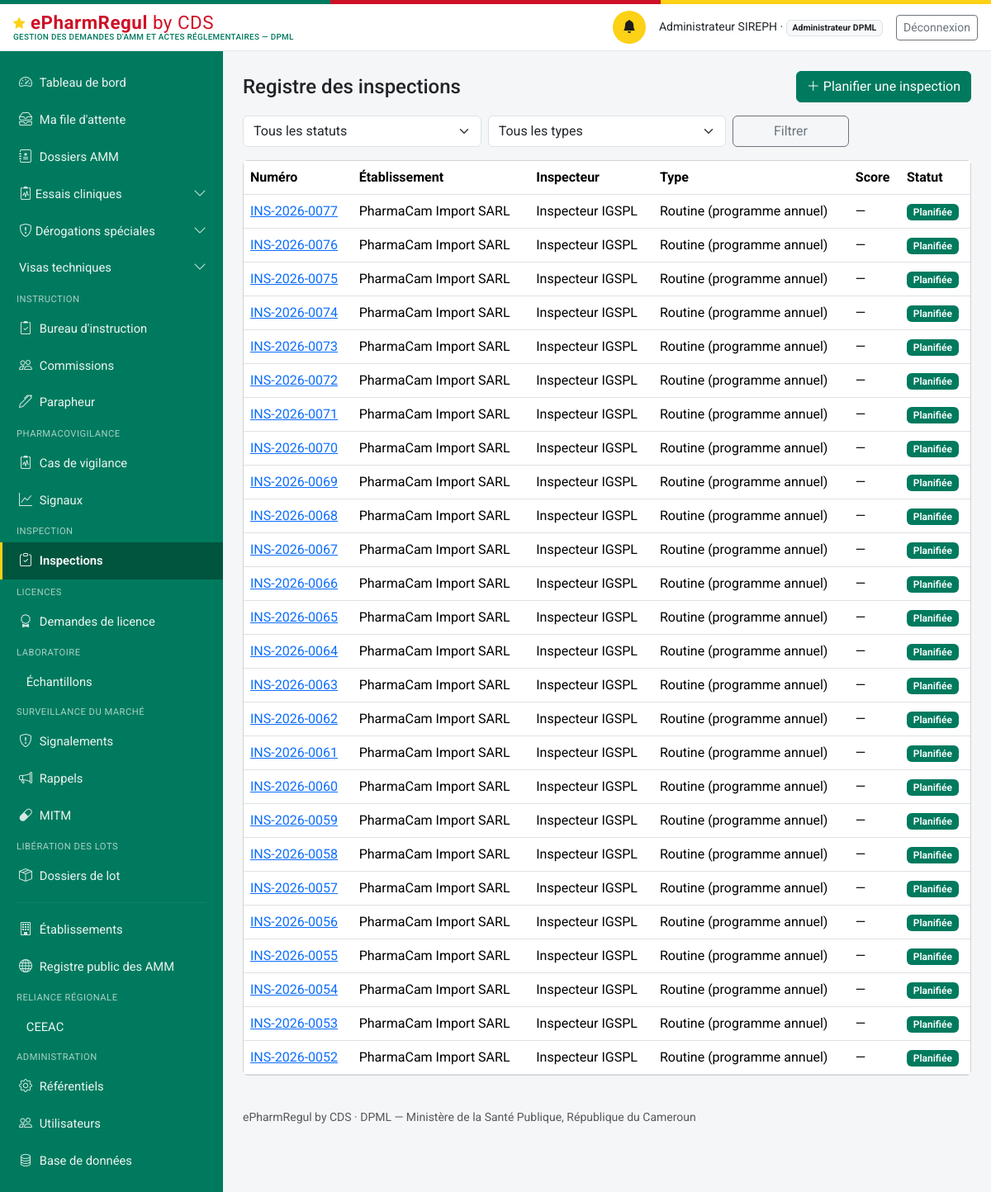
Before: /inspections (signed in) with the older database file.
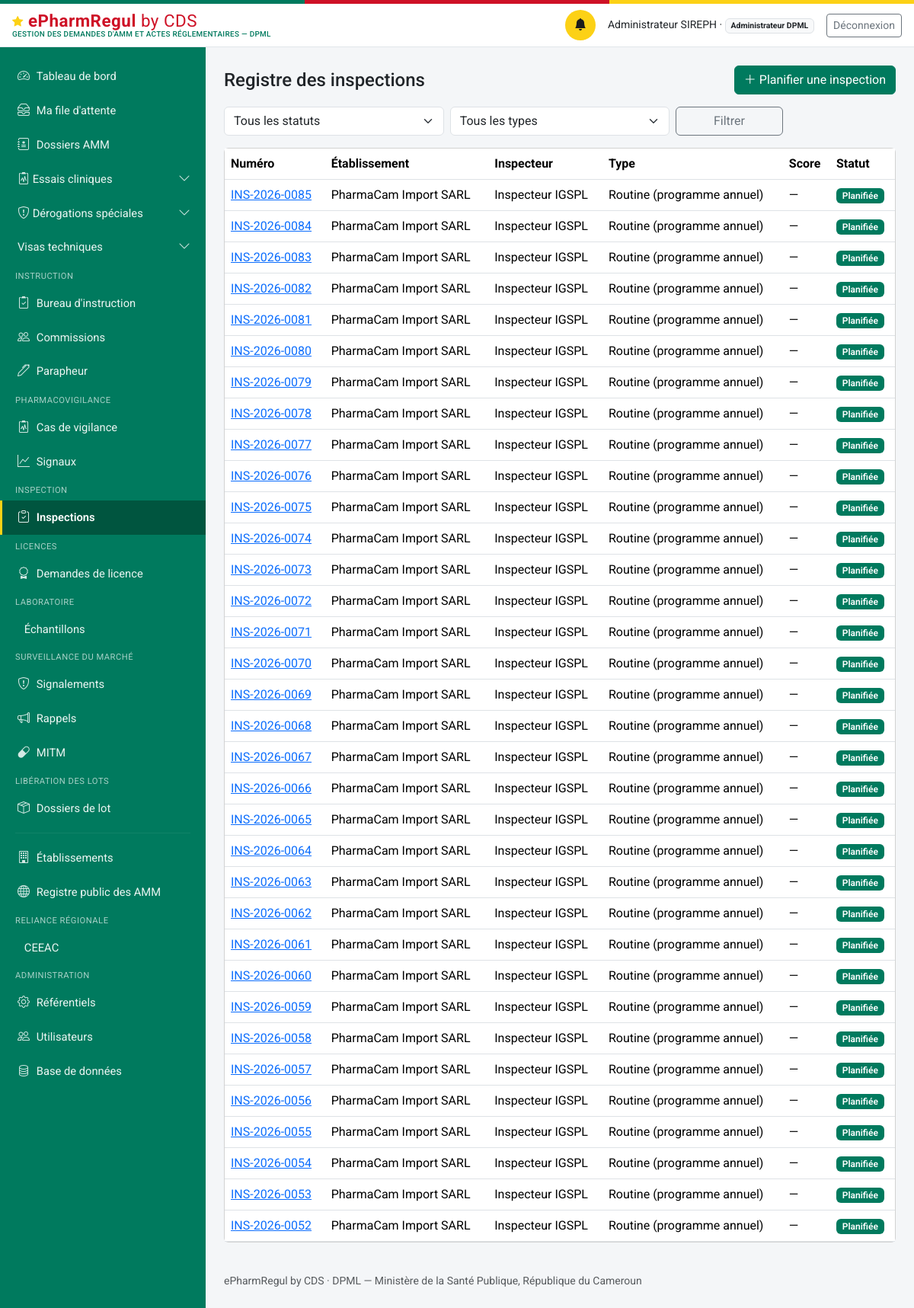
After: the same page with the newer database file.
### models.py (models this page shows, shortened)
class Personne(db.Model):
    id = db.Column(db.Integer, primary_key=True)
    nom_complet = db.Column(db.String(200), nullable=False)
    email = db.Column(db.String(150), unique=True, nullable=False)  # identifiant de connexion
    password_hash = db.Column(db.String(255), nullable=False)
    role_systeme = db.Column(db.String(50), nullable=False)
    etablissement_rattachement_id = db.Column(db.Integer, db.ForeignKey("etablissement.id"), nullable=True)
    contact = db.Column(db.String(200))
    statut_compte = db.Column(db.String(20), nullable=False, default="actif")
    date_creation = db.Column(db.DateTime, default=datetime.utcnow)
    etablissement = db.relationship("Etablissement", foreign_keys=[etablissement_rattachement_id])
    @property
    def role_label(self):
        from permissions import ROLES
        return ROLES.get(self.role_systeme, self.role_systeme)
    @property
    def niveau(self):
        from permissions import niveau
        return niveau(self)
    @property
    def est_externe(self):
        from permissions import est_externe
        return est_externe(self.role_systeme)

class Inspection(db.Model):
    id = db.Column(db.Integer, primary_key=True)
    numero = db.Column(db.String(30), unique=True, nullable=False)  # INS-{annee}-{seq4}
    etablissement_id = db.Column(db.Integer, db.ForeignKey("etablissement.id"), nullable=False)
    inspecteur_id = db.Column(db.Integer, db.ForeignKey("personne.id"), nullable=False)
    type = db.Column(db.String(30), nullable=False, default="routine")
    date_planifiee = db.Column(db.Date, nullable=True)
    date_realisee = db.Column(db.DateTime, nullable=True)
    grille_json = db.Column(db.Text, default="[]")  # liste de GrilleItem, voir grille_ri.py
    score_conformite = db.Column(db.Integer, nullable=True)
    statut = db.Column(db.String(30), nullable=False, default="planifiee")
    plan_action = db.Column(db.Text, nullable=True)
    date_echeance_plan_action = db.Column(db.Date, nullable=True)
    non_conformite_grave = db.Column(db.Boolean, nullable=False, default=False)
    inspection_precedente_id = db.Column(db.Integer, db.ForeignKey("inspection.id"), nullable=True)  # suivi_programme
    date_creation = db.Column(db.DateTime, default=datetime.utcnow)
    date_maj = db.Column(db.DateTime, default=datetime.utcnow, onupdate=datetime.utcnow)
    etablissement = db.relationship("Etablissement", foreign_keys=[etablissement_id])
    inspecteur = db.relationship("Personne", foreign_keys=[inspecteur_id])
    inspection_precedente = db.relationship("Inspection", remote_side=[id])
    @property
    def grille(self):
        return json.loads(self.grille_json or "[]")

class Etablissement(db.Model):
    id = db.Column(db.Integer, primary_key=True)
    raison_sociale = db.Column(db.String(255), nullable=False)
    type = db.Column(db.String(40), nullable=False)
    adresse = db.Column(db.String(500))
    latitude = db.Column(db.Float, nullable=True)   # géolocalisation — exploité par le futur module RI
    longitude = db.Column(db.Float, nullable=True)
    statut_licence = db.Column(db.String(20), nullable=False, default="en_instruction")
    date_expiration_licence = db.Column(db.Date, nullable=True)
    pharmacien_responsable_id = db.Column(db.Integer, db.ForeignKey("personne.id"), nullable=True)
    categorie_activite = db.Column(db.String(30), nullable=True)
    pharmacien_responsable = db.relationship("Personne", foreign_keys=[pharmacien_responsable_id])

### routes_ri.py (the view)
@ri_bp.route("/inspections")
@login_required
@roles_required(*ROLES_RI)
def registre():
    executer_verifications_delais_ri()
    q = Inspection.query
    statut = request.args.get("statut", "")
    type_insp = request.args.get("type", "")
    if statut:
        q = q.filter_by(statut=statut)
    if type_insp:
        q = q.filter_by(type=type_insp)
    inspections = q.order_by(Inspection.date_creation.desc()).all()
    return render_template("inspection/registre.html", inspections=inspections, statut=statut, type_insp=type_insp)

### templates/inspection/registre.html (shortened to what this page needs)
{% extends "base.html" %}
{% block content %}
<div class="d-flex justify-content-between align-items-center mb-3">
  <h4 class="mb-0">Registre des inspections</h4>
  {% if current_user.role_systeme == "administrateur_dpml" %}
  <a href="{{ url_for('ri.planifier') }}" class="btn btn-primary"><i class="bi bi-plus-lg"></i> Planifier une inspection</a>
  {% endif %}
</div>
<form method="get" class="row g-2 mb-3" role="search">
  <div class="col-md-4">
    <select class="form-select" id="statut" name="statut">
      <option value="">Tous les statuts</option>
    </select>
  </div>
  <div class="col-md-4">
    <select class="form-select" id="type" name="type">
      <option value="">Tous les types</option>
    </select>
  </div>
  <div class="col-md-2"><button class="btn btn-outline-secondary w-100">Filtrer</button></div>
</form>
<div class="card">
  <div class="table-responsive">
    <table class="table table-hover align-middle mb-0">
      <thead><tr><th>Numéro</th><th>Établissement</th><th>Inspecteur</th><th>Type</th><th>Score</th><th>Statut</th></tr></thead>
      <tbody>
        {% for i in inspections %}
        <tr>
          <td><a href="{{ url_for('ri.fiche', id=i.id) }}">{{ i.numero }}</a></td>
          <td>{{ i.etablissement.raison_sociale }}</td>
          <td>{{ i.inspecteur.nom_complet }}</td>
          <td>{{ TYPES_RI.get(i.type, i.type) }}</td>
          <td>{{ i.score_conformite ~ '%' if i.score_conformite is not none else "—" }}</td>
          <td><span class="badge bg-primary badge-statut">{{ STATUTS_RI.get(i.statut, i.statut) }}</span></td>
        </tr>
        {% else %}
        <tr><td colspan="6" class="text-center text-muted py-4">Aucun résultat ne correspond à ces critères.</td></tr>
        {% endfor %}
      </tbody>
    </table>
  </div>
</div>
{% endblock %}

### templates/base.html (shortened to what this page needs)
<!doctype html>
<html lang="fr">
<head>
<link href="https://cdn.jsdelivr.net/npm/bootstrap@5.3.3/dist/css/bootstrap.min.css" rel="stylesheet">
<link href="https://cdn.jsdelivr.net/npm/bootstrap-icons@1.11.3/font/bootstrap-icons.css" rel="stylesheet">
<link href="{{ url_for('static', filename='css/style.css') }}" rel="stylesheet">
</head>
<body>
<div class="sireph-flagbar" aria-hidden="true"><span></span><span></span><span></span></div>
<header class="sireph-topbar">
  <div class="container-fluid px-3 py-2 d-flex align-items-center justify-content-between">
    <div class="d-flex align-items-center gap-2">
      <a class="sireph-brand" href="{{ current_user and url_for('dashboard') or url_for('login') }}">
        <i class="bi bi-star-fill"></i> ePharmRegul <span class="fw-normal">by CDS</span>
        <small>Gestion des demandes d'AMM et actes réglementaires — DPML</small>
      </a>
    </div>
    {% if current_user %}
    <div class="d-flex align-items-center gap-3">
      <a href="{{ url_for('notifications_liste') }}" class="sireph-icon-btn" title="Notifications" aria-label="Notifications">
        <i class="bi bi-bell-fill"></i>
      </a>
      <span class="small d-none d-md-inline">{{ current_user.nom_complet }} ·
        <span class="badge bg-light text-dark border">{{ current_user.role_label }}</span></span>
      <a href="{{ url_for('logout') }}" class="btn btn-sm btn-outline-secondary">Déconnexion</a>
    </div>
    {% endif %}
  </div>
</header>
<div class="sireph-layout">
  {% if current_user %}
  <nav id="sireph-sidebar" class="offcanvas-lg offcanvas-start sireph-sidebar" tabindex="-1"
       aria-label="Navigation principale">
    <div class="offcanvas-body d-flex flex-column p-0">
      <ul class="nav nav-pills flex-column">
        {% for e in menu %}
        {% if e.enfants %}
        <li class="nav-item">
          <a class="nav-link d-flex align-items-center justify-content-between
                    {{ 'active' if e.actif }} {{ 'disabled text-secondary' if not e.accessible }}"
             {% if e.accessible %}
             data-bs-toggle="collapse" href="#groupe-{{ e.code }}" role="button"
             aria-expanded="{{ 'true' if e.ouvert else 'false' }}"
             aria-controls="groupe-{{ e.code }}"
             {% else %}
             href="#" tabindex="-1" aria-disabled="true"
             title="{{ e.motif }}" data-bs-toggle="tooltip"
             onclick="return false;"
             {% endif %}>
            <span><i class="bi {{ e.icone }}"></i> {{ e.libelle }}</span>
            {% if e.accessible %}
            <i class="bi bi-chevron-down small sireph-chevron"></i>
            {% else %}
            <i class="bi bi-slash-circle small" aria-hidden="true"></i>
            {% endif %}
          </a>
        </li>
        {% else %}
        <li class="nav-item">
          <a class="nav-link {{ 'active' if e.actif }}
                    {{ 'disabled text-secondary' if not e.accessible }}"
             {% if e.accessible %}href="{{ e.href }}"
             {% else %}href="#" tabindex="-1" aria-disabled="true"
             title="{{ e.motif }}" data-bs-toggle="tooltip"
             onclick="return false;"{% endif %}>
            <i class="bi {{ e.icone }}"></i> {{ e.libelle }}
          </a>
        </li>
        {% endif %}
        {% endfor %}
        {% if current_user.role_systeme in ("chef_service_amm", "administrateur_dpml") %}
        <div class="sireph-sidebar-section">Instruction</div>
        <li class="nav-item">
          <a class="nav-link {{ 'active' if request.path == '/instruction/' }}"
             href="{{ url_for('instruction.bureau') }}">
            <i class="bi bi-clipboard2-check"></i> Bureau d'instruction
          </a>
        </li>
        <li class="nav-item">
          <a class="nav-link {{ 'active' if request.path.startswith('/instruction/commissions') }}"
             href="{{ url_for('instruction.commissions') }}">
            <i class="bi bi-people"></i> Commissions</a>
        </li>
        {% endif %}
        {% if signatures_attendues is defined and current_user.niveau >= 2 %}
        <li class="nav-item">
          <a class="nav-link {{ 'active' if request.path == '/validation/parapheur' }}"
             href="{{ url_for('validation.parapheur') }}">
            <i class="bi bi-pen"></i> Parapheur
          </a>
        </li>
        {% endif %}
        {% if current_user.role_systeme in ("administrateur_dpml", "agent_vigilance", "directeur_dpml") %}
        <div class="sireph-sidebar-section">Pharmacovigilance</div>
        <li class="nav-item">
          <a class="nav-link {{ 'active' if request.path == url_for('vl.registre') }}" href="{{ url_for('vl.registre') }}">
            <i class="bi bi-clipboard2-pulse"></i> Cas de vigilance</a>
        </li>
        <li class="nav-item">
          <a class="nav-link {{ 'active' if request.path == url_for('vl.signaux') }}" href="{{ url_for('vl.signaux') }}">
            <i class="bi bi-graph-up"></i> Signaux</a>
        </li>
        {% endif %}
        {% if current_user.role_systeme in ("administrateur_dpml", "inspecteur_igspl", "directeur_dpml") or current_user.role_systeme == "inspecteur_igspl" %}
        <div class="sireph-sidebar-section">Inspection</div>
        {% if current_user.role_systeme in ("administrateur_dpml", "inspecteur_igspl", "directeur_dpml") %}
        <li class="nav-item">
          <a class="nav-link {{ 'active' if request.path == url_for('ri.registre') }}" href="{{ url_for('ri.registre') }}">
            <i class="bi bi-clipboard-check"></i> Inspections</a>
        </li>
        {% endif %}
        {% endif %}
        {% if current_user.role_systeme in ("administrateur_dpml", "agent_licences", "directeur_dpml") or (current_user.role_systeme == "demandeur_externe" and demandeur_a_licences) %}
        <div class="sireph-sidebar-section">Licences</div>
        <li class="nav-item">
          <a class="nav-link {{ 'active' if request.path == url_for('li.registre') }}" href="{{ url_for('li.registre') }}">
            <i class="bi bi-award"></i> Demandes de licence</a>
        </li>
        {% endif %}
        {% if current_user.role_systeme in ("administrateur_dpml", "agent_laboratoire", "responsable_qualite_labo") %}
        <div class="sireph-sidebar-section">Laboratoire</div>
        <li class="nav-item">
          <a class="nav-link {{ 'active' if request.path == url_for('lt.registre') }}" href="{{ url_for('lt.registre') }}">
             Échantillons</a>
        </li>
        {% endif %}
        {% if current_user.role_systeme != "demandeur_externe" %}
        <div class="sireph-sidebar-section">Surveillance du marché</div>
        {% if current_user.role_systeme in ("administrateur_dpml", "agent_surveillance_marche", "directeur_dpml") %}
        <li class="nav-item">
          <a class="nav-link {{ 'active' if request.path == url_for('mc.registre') }}" href="{{ url_for('mc.registre') }}">
            <i class="bi bi-shield-exclamation"></i> Signalements</a>
        </li>
        {% endif %}
        <li class="nav-item">
          <a class="nav-link {{ 'active' if request.path == url_for('mc.rappels_public') }}" href="{{ url_for('mc.rappels_public') }}">
            <i class="bi bi-megaphone"></i> Rappels</a>
        </li>
        <li class="nav-item">
          <a class="nav-link {{ 'active' if request.path == url_for('mc.mitm') }}" href="{{ url_for('mc.mitm') }}">
            <i class="bi bi-capsule"></i> MITM</a>
        </li>
        {% endif %}
        {% if current_user.role_systeme in ("administrateur_dpml", "agent_laboratoire", "responsable_qualite_labo", "directeur_dpml") %}
        <div class="sireph-sidebar-section">Libération des lots</div>
        <li class="nav-item">
          <a class="nav-link {{ 'active' if request.path == url_for('lr.registre') }}" href="{{ url_for('lr.registre') }}">
            <i class="bi bi-box-seam"></i> Dossiers de lot</a>
        </li>
        {% endif %}
        {% if current_user.role_systeme != "demandeur_externe" %}
        <hr>
        <li class="nav-item">
          <a class="nav-link {{ 'active' if request.path == url_for('ri.etablissements_registre') }}" href="{{ url_for('ri.etablissements_registre') }}">
            <i class="bi bi-building"></i> Établissements</a>
        </li>
        <li class="nav-item">
          <a class="nav-link {{ 'active' if request.path == url_for('registre_public') }}" href="{{ url_for('registre_public') }}">
            <i class="bi bi-globe"></i> Registre public des AMM</a>
        </li>
        {% endif %}
        {% if peut_reliance %}
        <div class="sireph-sidebar-section">Reliance régionale</div>
        <li class="nav-item">
          <a class="nav-link {{ 'active' if request.path.startswith('/reliance') }}"
             href="{{ url_for('reliance.tableau_bord') }}">
             CEEAC
          </a>
        </li>
        {% endif %}
        {% if current_user.role_systeme == "administrateur_dpml" %}
        <div class="sireph-sidebar-section">Administration</div>
        <li class="nav-item">
          <a class="nav-link {{ 'active' if request.path == url_for('admin_referentiels') }}" href="{{ url_for('admin_referentiels') }}">
            <i class="bi bi-gear"></i> Référentiels</a>
        </li>
        <li class="nav-item">
          <a class="nav-link {{ 'active' if request.path == url_for('admin_utilisateurs') }}" href="{{ url_for('admin_utilisateurs') }}">
            <i class="bi bi-people"></i> Utilisateurs</a>
        </li>
        <li class="nav-item">
          <a class="nav-link {{ 'active' if '/admin/base-donnees' in request.path }}" href="{{ url_for('admin_base_donnees') }}">
            <i class="bi bi-database"></i> Base de données</a>
        </li>
        {% endif %}
      </ul>
    </div>
  </nav>
  {% endif %}
  <main id="contenu-principal" class="sireph-content">
    {% block content %}{% endblock %}
    <footer class="text-muted small py-4 mt-3">
      ePharmRegul by CDS · DPML — Ministère de la Santé Publique, République du Cameroun
    </footer>
  </main>
</div>
</body>
</html>

Changed rows visible on the page:
added Inspection: numero "INS-2026-0085", etablissement.raison_sociale "PharmaCam Import SARL", inspecteur.nom_complet "Inspecteur IGSPL", get "Routine (programme annuel)", score_conformite "—", get "Planifiée"
added Inspection: numero "INS-2026-0084", etablissement.raison_sociale "PharmaCam Import SARL", inspecteur.nom_complet "Inspecteur IGSPL", get "Routine (programme annuel)", score_conformite "—", get "Planifiée"
added Inspection: numero "INS-2026-0083", etablissement.raison_sociale "PharmaCam Import SARL", inspecteur.nom_complet "Inspecteur IGSPL", get "Routine (programme annuel)", score_conformite "—", get "Planifiée"
added Inspection: numero "INS-2026-0082", etablissement.raison_sociale "PharmaCam Import SARL", inspecteur.nom_complet "Inspecteur IGSPL", get "Routine (programme annuel)", score_conformite "—", get "Planifiée"
added Inspection: numero "INS-2026-0081", etablissement.raison_sociale "PharmaCam Import SARL", inspecteur.nom_complet "Inspecteur IGSPL", get "Routine (programme annuel)", score_conformite "—", get "Planifiée"
added Inspection: numero "INS-2026-0080", etablissement.raison_sociale "PharmaCam Import SARL", inspecteur.nom_complet "Inspecteur IGSPL", get "Routine (programme annuel)", score_conformite "—", get "Planifiée"
added Inspection: numero "INS-2026-0079", etablissement.raison_sociale "PharmaCam Import SARL", inspecteur.nom_complet "Inspecteur IGSPL", get "Routine (programme annuel)", score_conformite "—", get "Planifiée"
added Inspection: numero "INS-2026-0078", etablissement.raison_sociale "PharmaCam Import SARL", inspecteur.nom_complet "Inspecteur IGSPL", get "Routine (programme annuel)", score_conformite "—", get "Planifiée"
